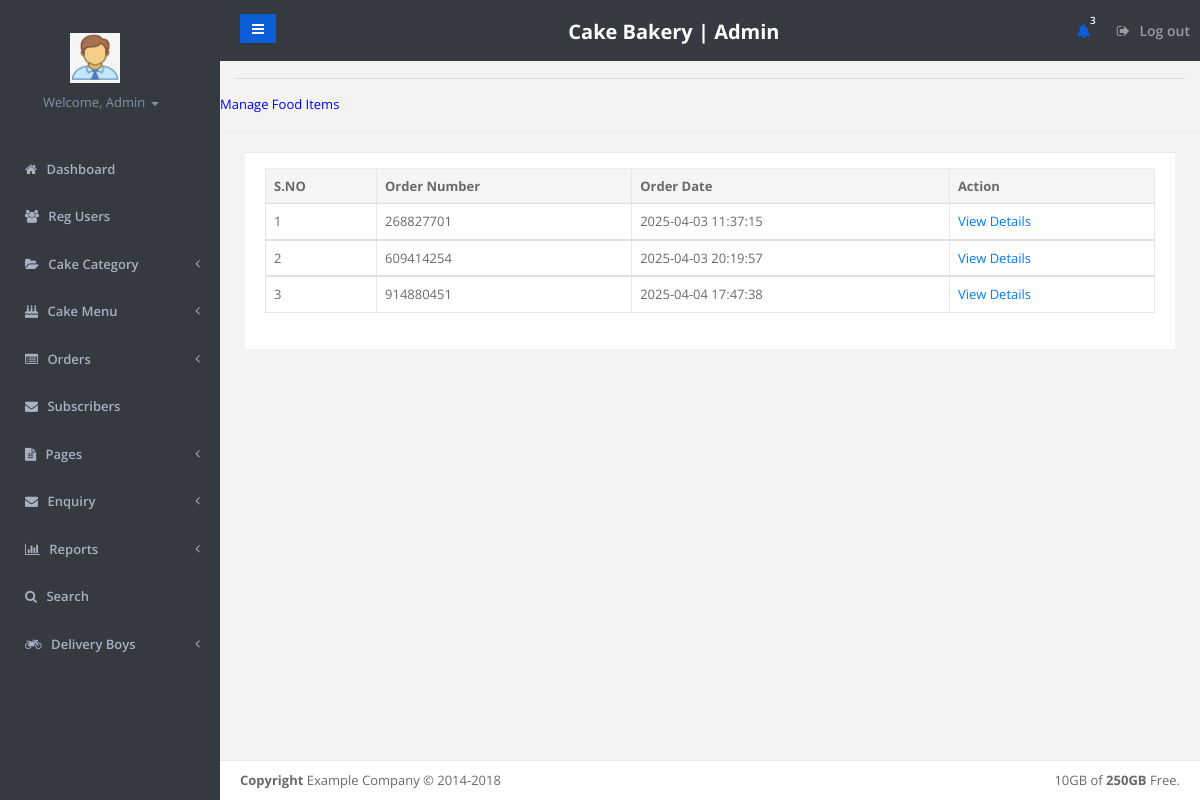
/admin/notpickedyet.php (signed in), run on the app's committed database.
### tables this page shows
CREATE TABLE `tblorderaddresses` (
  `ID` int(11) NOT NULL,
  `UserId` char(100) DEFAULT NULL,
  `Ordernumber` varchar(50) DEFAULT NULL,
  `Flatnobuldngno` varchar(255) DEFAULT NULL,
  `StreetName` varchar(255) DEFAULT NULL,
  `Area` varchar(255) DEFAULT NULL,
  `Landmark` varchar(255) DEFAULT NULL,
  `City` varchar(255) DEFAULT NULL,
  `OrderTime` timestamp NOT NULL DEFAULT current_timestamp(),
  `OrderFinalStatus` varchar(255) DEFAULT NULL
);

### admin/notpickedyet.php (the view, shortened to what this page needs)
<?php
include('includes/dbconnection.php');
if (strlen($_SESSION['fosaid']==0)) {
  header('location:logout.php');
  } else{
  ?>
<!DOCTYPE html>
<html>
<head>
    <link href="css/bootstrap.min.css" rel="stylesheet">
    <link href="font-awesome/css/font-awesome.css" rel="stylesheet">
    <link href="css/plugins/iCheck/custom.css" rel="stylesheet">
    <link href="css/plugins/steps/jquery.steps.css" rel="stylesheet">
    <link href="css/animate.css" rel="stylesheet">
    <link href="css/style.css" rel="stylesheet">
</head>
<body>
    <div id="wrapper">
    <?php include_once('includes/leftbar.php');?>
        <div id="page-wrapper" class="gray-bg">
             <?php include_once('includes/header.php');?>
        <hr />
        <div class="row border-bottom">
        <p style="text-align: center; color: blue">Manage Food Items </p>
        </div>
        <div class="wrapper wrapper-content animated fadeInRight">
            <div class="row">
                <div class="col-lg-12">
                    <div class="ibox">
                        <div class="ibox-content">
                                 <table class="table table-bordered mg-b-0">
              <thead>
                <tr>
                  <th>S.NO</th>
                  <th>Order Number</th>
                  <th>Order Date</th>
                  <th>Action</th>
                </tr>
              </thead>
              <?php
$ret=mysqli_query($con,"select * from tblorderaddresses where OrderFinalStatus is null");
$cnt=1;
while ($row=mysqli_fetch_array($ret)) {
?>
              <tbody>
                <tr>
                  <td><?php echo $cnt;?></td>
                  <td><?php  echo $row['Ordernumber'];?></td>
                  <td><?php  echo $row['OrderTime'];?></td>
                                    <td><a href="viewfoodorder.php?orderid=<?php echo $row['ID'];?>">View Details</a>
                </tr>
                <?php
$cnt=$cnt+1;
}?>
              </tbody>
            </table>
                        </div>
                    </div>
                    </div>
                </div>
            </div>
        <div class="footer">
            <div class="float-right">
                10GB of <strong>250GB</strong> Free.
            </div>
            <div>
                <strong>Copyright</strong> Example Company &copy; 2014-2018
            </div>
        </div>
        </div>
        </div>
</body>
</html>
<?php } ?>

### admin/includes/leftbar.php (shortened to what this page needs)
<!DOCTYPE html>
<html lang="en">
<head>
</head>
<body>
</body>
</html>
<nav  class="navbar-default navbar-static-side" role="navigation">
    <div class="sidebar-collapse">
        <ul style="  background: #343A40 !important"; class="nav metismenu" id="side-menu">
            <li style="  background: #343A40 !important"; class="nav-header">
                <div class="dropdown profile-element">
                    <img alt="Admin Logo" class="img-fluid"
                        src="/new cake/cake/images.jpeg"
                        onerror="this.onerror=null; this.src='/new cake/cake/images.jpeg';"
                        style="width: 50px; height: 50px; margin-bottom: 10px;margin-left: 45px;" />
                    <a data-toggle="dropdown" class="dropdown-toggle" href="#">
                        <?php
                            $admid = $_SESSION['fosaid'];
                            $ret   = mysqli_query($con, "SELECT AdminName FROM tbladmin WHERE ID='$admid'");
                            $row   = mysqli_fetch_array($ret);
                            $name  = $row['AdminName'];
                        ?>
                        <span class="text-muted text-xs block"  style="margin-left: 18px;">
                            Welcome,                                                                                                                                                                                                                                                                                                                                                                                                                                                                                                                                                                                                                                                                                                                                                                                                                                                                                                                                                                                                                                                                                                                                                                                                                                                                                                                                                                                                                                                                                                                                     <?php echo htmlspecialchars($name); ?> <b class="caret"></b>
                        </span>
                    </a>
                </div>
            </li>
            <li>
                <a href="dashboard.php"><i class="fa fa-home"></i> <span class="nav-label">Dashboard</span></a>
            </li>
            <li>
                <a href="user-detail.php"><i class="fa fa-users"></i> <span class="nav-label">Reg Users</span></a>
            </li>
            <li style="  background: #343A40 !important";>
                <a href="#"><i class="fa fa-folder-open"></i> <span  class="nav-label">Cake Category</span><span class="fa arrow"></span></a>
            </li>
            <li>
                <a href="#"><i class="fa fa-birthday-cake"></i> <span class="nav-label">Cake Menu</span><span class="fa arrow"></span></a>
            </li>
            <li>
                <a href="#"><i class="fa fa-list-alt"></i> <span class="nav-label">Orders</span><span class="fa arrow"></span></a>
            </li>
            <li>
            <li><a href="subcriber.php"><i class="fa fa-envelope"></i> Subscribers</a></li>
            </li>
            <li>
                <a href="#"><i class="fa fa-file-text"></i> <span class="nav-label">Pages</span><span class="fa arrow"></span></a>
            </li>
            <li>
                <a href="#"><i class="fa fa-envelope"></i> <span class="nav-label">Enquiry</span><span class="fa arrow"></span></a>
            </li>
            <li>
                <a href="#"><i class="fa fa-bar-chart"></i> <span class="nav-label">Reports</span><span class="fa arrow"></span></a>
            </li>
            <li>
                <a href="search.php"><i class="fa fa-search"></i> <span class="nav-label">Search</span></a>
            </li>
            <li>
                <a href="#"><i class="fa fa-motorcycle"></i> <span class="nav-label">Delivery Boys</span><span class="fa arrow"></span></a>
            </li>
        </ul>
    </div>
</nav>

### admin/includes/leftbar.php (style rules this page uses)
.nav { background: #343A40 !important; }
.navbar-static-side { background: #343A40 !important; }

### data on the page
tblorderaddresses: Ordernumber "268827701", OrderTime "2025-04-03 11:37:15"
tblorderaddresses: Ordernumber "609414254", OrderTime "2025-04-03 20:19:57"
tblorderaddresses: Ordernumber "914880451", OrderTime "2025-04-04 17:47:38"

### other printed values
$name "Admin"
$num "3"
